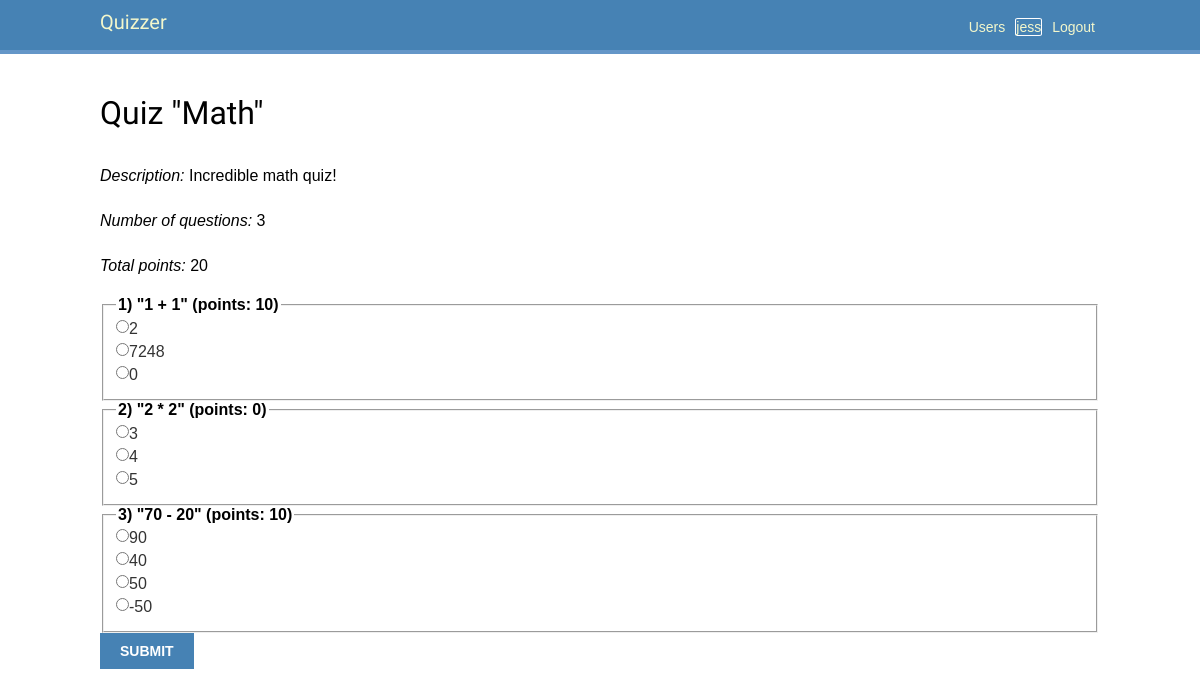
The page /quizzes/1/ (signed in) on the database its author committed.
### users/models.py (models this page shows, shortened)
class User(AbstractUser):
    balance = models.IntegerField(default=0)
    color = models.ForeignKey(to=Color, on_delete=models.CASCADE,
        related_name='users')  # default= ?
    colors = models.ManyToManyField(Color)  # Need to add default (fabrik?)
    answers = models.ManyToManyField(Answer, blank=True)
    def is_quiz_passed(self, quiz_id: int) -> bool:
        return self.answers.filter(question__quiz__id=quiz_id).count() > 0

### quizzes/models.py (models this page shows, shortened)
class Quiz(models.Model):
    title = models.CharField(max_length=128)
    description = models.CharField(max_length=512)
    @property
    def points(self) -> int:
        return self.questions.aggregate(
            models.Sum('points')
        )['points__sum'] or 0
    @property
    def number_of_questions(self) -> int:
        return self.questions.count()

class Question(models.Model):
    text = models.CharField(max_length=512)
    quiz = models.ForeignKey(to=Quiz, on_delete=models.CASCADE,
                             related_name='questions')
    points = models.IntegerField(default=0)  # Amount of points for correct answer

class Answer(models.Model):
    text = models.CharField(max_length=512)
    question = models.ForeignKey(to=Question, on_delete=models.CASCADE,
                                 related_name='answers')

### quizzes/views.py (the view, shortened to what this page needs)
# urls.py: path('<int:pk>/', QuizView.as_view(), name='quiz'),
class QuizView(LoginRequiredMixin, DetailView):
    login_url = 'users:login'
    model = Quiz
    template_name = 'quizzes/quiz.html'
    def get_context_data(self, **kwargs: Any) -> dict[str, Any]:
        context = super().get_context_data(**kwargs)
        user = self.request.user
        is_passed = user.is_quiz_passed(self.object.id)
        context['is_passed'] = is_passed
        if is_passed:
            context['answers'] = user.quiz_answers(self.object.id)
            context['score'] = user.score_for_quiz(self.object.id)
        return context

### quizzes/templates/quizzes/quiz.html (shortened to what this page needs)
{% extends 'base.html' %}
{% block content %}
    <h1>
        {% if is_passed %}
            Your results of quiz "{{ object.title }}"
        {% else %}
            Quiz "{{ object.title }}"
        {% endif %}
    </h1>
    <p><i>Description:</i> {{ object.description }}</p>
    <p><i>Number of questions:</i> {{ object.number_of_questions }}</p>
    <p><i>Total points:</i> {{ object.points }}</p>
    {% if not is_passed %}
        <form action="{% url 'quizzes:quiz' object.pk %}" method="post">
    {% endif %}
        {% for question in object.questions.all %}
            <fieldset {% if is_passed %}disabled{% endif %}>
                <legend><strong>
                    {{ forloop.counter }}) "{{ question.text }}" (points: {{ question.points }})
                </strong></legend>
                {% for answer in question.answers.all %}
                    <input
                        type="radio"
                        id="question{{ answer.id }}"
                        name="{{ question.id }}"
                        value="{{ answer.id }}">
                    <label
                        for="question{{ answer.id }}"
                    >
                        {{ answer.text }}
                    </label>
                {% empty %}
                    There are no choises..
                {% endfor %}
            </fieldset>
        {% empty %}
            There are no questions yet..
        {% endfor %}
    {% if not is_passed %}
        <button type="submit" class="submit-button">Submit</button>
        </form>
    {% else %}
        <div><h2>
            Your score: {{ score }}
        </h2></div>
    {% endif %}
{% endblock %}

### users/templates/base.html (shortened to what this page needs)
{% load static %}
<!DOCTYPE html>
<html>
<head>
    <link href="{% static 'css/base.css' %}" rel="stylesheet">
</head>
<body>
    <div id="header">
        <span class="logo"><a href="{% url 'quizzes:quiz_list' %}">Quizzer</a></span>
        {% if request.user.is_authenticated %}
            <span class="user"><a href="{% url 'users:logout' %}"> Logout </a></span>
            <span class="user"><a
                href="{% url 'users:profile' request.user.id %}"
                style="
                    border-style: solid;
                    border-width: 1px;
                    border-radius: 10%;
                    border-color:{{ request.user.color.value }};"
            >
                {{ request.user.username }}
            </a></span>
        {% else %}
            <span class="user"><a href="{% url 'users:login' %}"> Login </a></span>
            <span class="user"><a href="{% url 'users:register' %}"> Register </a></span>
        {% endif %}
        <span class="user"><a href="{% url 'users:user_list' %}"> Users </a></span>
    </div>
    <div id="content">
        {% block content %}
        {% endblock %}
    </div>
</body>
</html>

### users/static/css/base.css (style rules this page uses)
body { margin:0; padding:0; font-family:helvetica, sans-serif; }
p { line-height: 1.8; }
a { color: steelblue; text-decoration:none; }
h1, h2, h3, h4, h5 , h6 { font-family: 'Muli', sans-serif; font-weight:normal; }
h1 { padding:0 0 10px 0; margin:10px 0 20px 0; }
#header { padding:10px 100px; font-size:14px; background: steelblue; color:#fff; border-bottom:4px solid rgb(100, 150, 200); overflow:auto; }
#header .logo { font-family: 'Muli', sans-serif; float:left; color:#f3f7cc; font-size:20px; margin-right:10%; }
#header a { color:#f3f7cc; }
#header .user { float:right; padding-top:4px; margin: 5px; }
#content { padding:30px 100px; }
form { overflow:auto; }
label { float:left; color:#333; margin-bottom:4px; }
input, textarea { clear:both; float:left; margin:0 0 10px; background:#efefef; border:0; padding:6px 10px; font-size:14px; }
.submit-button, input[type=submit], a.button { font-weight:bold; background: steelblue; color:#fff; padding:10px 20px; font-size:14px; text-transform:uppercase; border-width: 0px; }

### rows shown on the page
User: user.username "jess"
Quiz: title "Math", description "Incredible math quiz!", number_of_questions "3", points "20"
Question: text "1 + 1", points "10"
Answer: text "2"
Answer: text "7248"
Answer: text "0"
Question: text "2 * 2", points "0"
Answer: text "3"
Answer: text "4"
Answer: text "5"
Question: text "70 - 20", points "10"
Answer: text "90"
Answer: text "40"
Answer: text "50"
Answer: text "-50"
